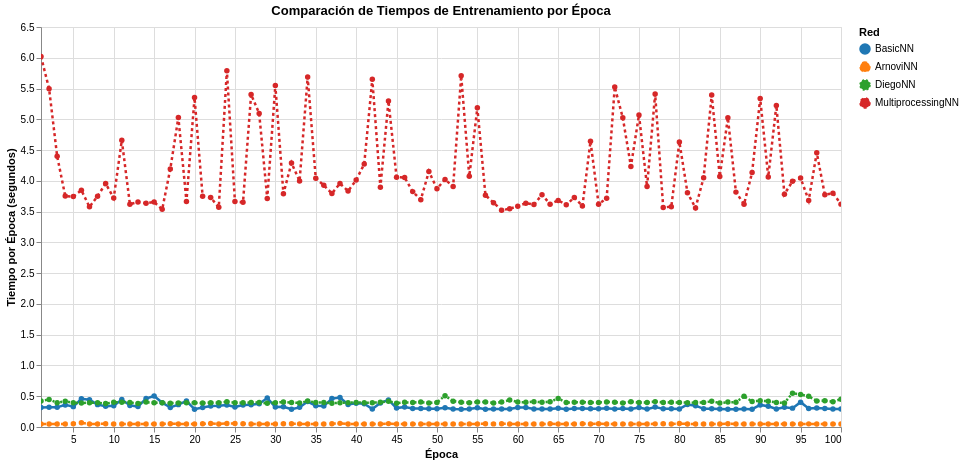

Notebook code for this chart:
### Markdown cell above
## 8. Gráfico de Tiempos de Entrenamiento por Época

### Code cell
# Gráfico de tiempos por época
chart_times = alt.Chart(df_times).mark_line(point=True, size=2.5).encode(
    x=alt.X('Epoch:Q', title='Época', scale=alt.Scale(nice=False)),
    y=alt.Y('Time (seconds):Q', title='Tiempo por Época (segundos)'),
    color=alt.Color('Network:N', title='Red',
                    scale=alt.Scale(domain=['BasicNN', 'ArnoviNN', 'DiegoNN', 'MultiprocessingNN'],
                                   range=['#1f77b4', '#ff7f0e', '#2ca02c', '#d62728'])),
    strokeDash=alt.StrokeDash('Network:N',
                             scale=alt.Scale(domain=['BasicNN', 'ArnoviNN', 'DiegoNN', 'MultiprocessingNN'],
                                           range=[[], [5, 5], [2, 2], [3, 3]])),
    tooltip=['Epoch:Q', 'Network:N', alt.Tooltip('Time (seconds):Q', format='.4f')]
).properties(
    width=800,
    height=400,
    title='Comparación de Tiempos de Entrenamiento por Época'
).interactive()

chart_times.show()
print("✓ Gráfico de tiempos por época mostrado")

### Figure 1 — Vega-Lite specification as saved in the notebook (floating-point values rounded to 4 significant figures; data arrays with more than 128 entries replaced by an {"elided": "..."} marker saying what was removed)
{"config": {"view": {"continuousWidth": 300, "continuousHeight": 300}}, "data": {"name": "data-561f4af0ce8cd744b54931a469874280"}, "mark": {"type": "line", "point": true, "size": 2.5}, "encoding": {"color": {"field": "Network", "scale": {"domain": ["BasicNN", "ArnoviNN", "DiegoNN", "MultiprocessingNN"], "range": ["#1f77b4", "#ff7f0e", "#2ca02c", "#d62728"]}, "title": "Red", "type": "nominal"}, "strokeDash": {"field": "Network", "scale": {"domain": ["BasicNN", "ArnoviNN", "DiegoNN", "MultiprocessingNN"], "range": [[], [5, 5], [2, 2], [3, 3]]}, "type": "nominal"}, "tooltip": [{"field": "Epoch", "type": "quantitative"}, {"field": "Network", "type": "nominal"}, {"field": "Time (seconds)", "format": ".4f", "type": "quantitative"}], "x": {"field": "Epoch", "scale": {"nice": false}, "title": "Época", "type": "quantitative"}, "y": {"field": "Time (seconds)", "title": "Tiempo por Época (segundos)", "type": "quantitative"}}, "height": 400, "params": [{"name": "param_1e9efca18e7a2868", "select": {"type": "interval", "encodings": ["x", "y"]}, "bind": "scales"}], "title": "Comparación de Tiempos de Entrenamiento por Época", "width": 800, "$schema": "https://vega.github.io/schema/vega-lite/v6.1.0.json", "datasets": {"data-561f4af0ce8cd744b54931a469874280": {"elided": "400 records"}}}
